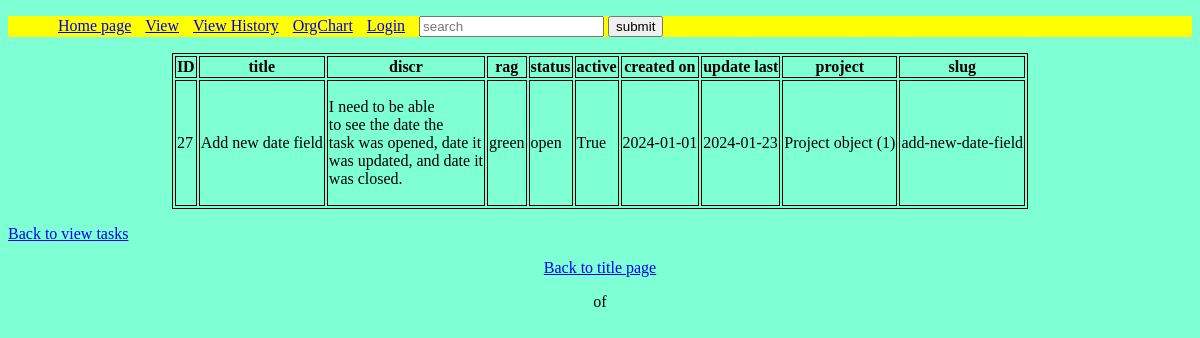
The page /view/detail/27/ on the database its author committed.
### taskmanager/models.py (models this page shows, shortened)
class Task(models.Model):
    title = models.CharField(max_length=255)
    discr = models.CharField(max_length=255)
    rag = models.CharField(max_length=255)
    status = models.CharField(max_length=255)
    active = models.BooleanField(default=True)
    created_on = models.DateField(auto_now_add=True)
    update_last = models.DateField(auto_now=True)
    project = models.ForeignKey(Project, on_delete=models.CASCADE)
    slug = models.SlugField(default="", null=False)
    class Meta:
        permissions = (("can_close_tasks", "can mark tasks as closed"),)

class Project(models.Model):
    project_name = models.CharField(max_length=100)

### taskmanager/views.py (the view)
# urls.py: path("view/detail/<pk>/", views.TaskDetailView.as_view(), name="detail"),
class TaskDetailView(ContextDataMixim, generic.DetailView):
    model = Task
    title = "Detailed"
    template_name = "task_detail.html"
    context_object_name = "task"
    def get_object(self, queryset: QuerySet[Any] | None = ...) -> Model:
        pk = self.kwargs.get("pk")
        return get_object_or_404(Task, pk=pk)
    def get_context_data(self, **kwargs: Any) -> dict[str, Any]:
        context = super().get_context_data(**kwargs)
        context["Tasks"] = [self.get_object()]
        return context

### my_task_manager/custom_filters.py (called while the page is built)
@register.filter(name="add_line_breaks")
def add_line_breaks(inputted, line_break_num):
    x = str(inputted)
    words = x.split()
    result = []
    for i, word in enumerate(words, start=1):
        result.append(word)
        if i % line_break_num == 0 and i != len(words):
            result.append("\n")
    result = " ".join(result)
    return result

@register.filter(name="field_display")
def field_display(task, field_name):
    return getattr(task, field_name, "")

### taskmanager/forms.py (called while the page is built)
    def form_type(self):
        field_types = {}
        for field_name in self.base_fields.items():
            fields = self.base_fields[field_name[0]]
            field_types[field_name] = type(fields)
        return field_types

### taskmanager/views.py (called while the page is built)
    def get_context_data(self, **kwargs: Any) -> dict[str, Any]:
        context = super().get_context_data(**kwargs)
        context["title"] = self.title
        context["Tasks"] = Task.objects.all()
        context["user"] = User.objects.all()
        context["groups"] = Group.objects.all()
        context["permissions"] = Permission.objects.all()
        context["fields"] = Task._meta.get_fields()
        order_by_param = self.request.GET.get("order_by")
        if order_by_param:
            context["filter"] = Task.objects.order_by(order_by_param)
        else:
            context["filter"] = Task.objects.all()
        context["field_form_type"] = TaskForm().form_type()
        return context

### taskmanager/templates/task_detail.html
{% extends 'base_layout.html' %}
{% load static %}

### taskmanager/templates/base_layout.html (shortened to what this page needs)
{% load static %}{% load mytags %}
<!DOCTYPE html>
<html>
{% block head %}
<head>
    <head>
    <link rel="stylesheet" href="{% static 'mainstatic.css' %}">
</head>
<div class="top">
    <ul>
        <li><a href="{% url 'main' %}">Home page</a></li>
        <li><a href="{% url 'view_tasks' %}">View</a></li>
        <li><a href="{% url 'view_history'%}">View History</a></li>
        <li><a href="{% url 'org' %}">OrgChart</a></li>
        {% if user.is_authenticated %}
            <li><a href="{% url 'logout' %}">Logout</a></li>
            <li><a href="">Logged in as {{user}}</a></li>
        {% else %}
            <li><a href="{% url 'login' %}">Login</a></li>
        {% endif %}
        <li>
            <form action="{% url 'view_tasks' %}" method="GET">
                <input type="text" name="lookup" value="{{lookup}}" placeholder="search">
                <input type="submit" value="submit">
            </form>
        </li>
    </ul>
</div>
{% endblock %}
{% block content %}
<body>
    </body>
{% endblock %}
{% block table %}
    <table class="center">
        <tr>
            {% for field in fields %}
                <th>{{ field.verbose_name }}</th>
            {% endfor %}
        </tr>
        {% for task in Tasks %}
            <tr>
                {% for field in fields %}
                    <td>{{task|field_display:field.name|add_line_breaks:5|linebreaks}}</td>
                {% endfor %}
            </tr>
        {% endfor %}
    </table>
    <p><a href="{% url 'view_tasks' %}">Back to view tasks</a></p>
{% endblock %}
{% block pagin %}
<div class='pagination-container'>
<p><a href="{% url 'main' %}">Back to title page</a></p>
    <div class="pagination">
        <span class="step-links">
            <span class="current">
                <p>{{page_obj.number}} of {{page_obj.paginator.num_pages}}</p>
            </span>
        </span>
    </div>
{% endblock %}
</html>

### taskmanager/static/mainstatic.css (style rules this page uses)
.top ul { background-color: yellow; }
.top ul li { display: inline-block; margin-left: 10px; list-style-type: none; }
table, th, td { border: 1px solid black; }
table.center { margin-left: auto; margin-right: auto; }
.pagination-container { text-align: center; }
body { background-color: aquamarine; }

### rows shown on the page
Task: fields "27" "Add new date field" "I need to be able to see the date the task was opened, date it was updated, and date it was closed." "green" "open" "True" "2024-01-01" "2024-01-23" "Project object (1)" "add-new-date-field"

### other values the page prints
{{ field.verbose_name }} "ID" "title" "discr" "rag" "status" "active" "created on" "update last" "project" "slug"
